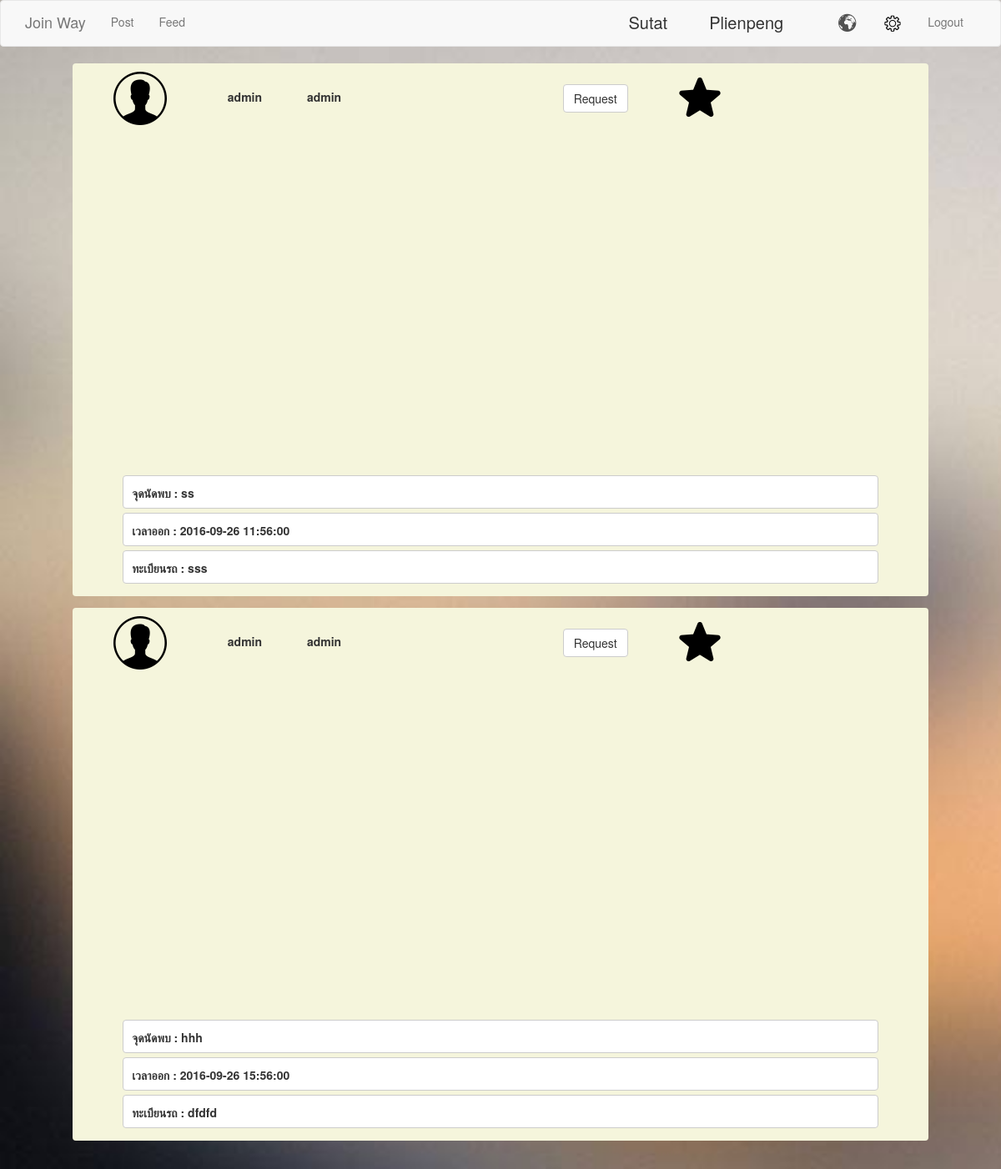
The page /source/phpListViewPage.php (signed in) on the database its author committed.
### tables this page shows
CREATE TABLE `user` (
  `user_id` varchar(10) NOT NULL,
  `username` varchar(15) NOT NULL,
  `password` varchar(15) NOT NULL,
  `firstname` varchar(200) NOT NULL,
  `lastname` varchar(200) NOT NULL,
  `image` text NOT NULL
);

CREATE TABLE `map` (
  `map_id` int(11) NOT NULL,
  `meeting_point` text,
  `license_plate` varchar(10) DEFAULT NULL,
  `map_datetime` datetime DEFAULT NULL,
  `start_lat` varchar(200) DEFAULT NULL,
  `start_lng` varchar(200) DEFAULT NULL,
  `end_lat` varchar(200) DEFAULT NULL,
  `end_lng` varchar(200) DEFAULT NULL,
  `start` text,
  `end` text,
  `type` varchar(10) DEFAULT NULL,
  `user_id` varchar(10) DEFAULT NULL
);

### source/phpListViewPage.php (the view, shortened to what this page needs)
<html>
<head>
	<link rel="stylesheet" type="text/css" href="css/bootstrap.css">
<?
    $sqlVal = $_SESSION['login_true_admin'];
    $result = mysql_query("select * from user where username='$sqlVal'");
    $row = mysql_fetch_array($result);
?>
</head>
<body>
	<nav class="navbar navbar-default">
		  <div class="container">
		    <div class="navbar-header">
		      <a class="navbar-brand" href="phpStickyPage.php">Join Way</a>
		    </div>
		    <div class="collapse navbar-collapse" id="bs-example-navbar-collapse-1">
		      <ul class="nav navbar-nav">
		        <li><a href="phpStickyPage.php">Post<span class="sr-only">(current)</span></a></li>
		        <li><a href="phpViewPage.php">Feed<span class="icon-bar"></span></a></li>
		      </ul>
		      <ul class="nav navbar-nav navbar-right">
		      	<li id="sdf"> <?=$row["firstname"]; ?> </li>
		      	<li id="sdf"> <?=$row["lastname"];?> </li>
		        <li><a href="phpSelectPage.php" onclick="alarm();"><img id="" src="image/globe-01.png"></a></li>
			    <li><a href=""><img id="" src="image/setting.png"></a></li>
			    <li><a href="phpLogout.php">Logout</a></li>
		      </ul>
		    </div>
		  </div>
		</nav>
<?
	$sql = mysql_query("select * from map, user where map.user_id=user.user_id");
	while($bbb = mysql_fetch_array($sql)){
?>
		<div class="container" align="center">
			<form name="formListView" method="post" action="">
				<div class="paneshow">
					<div class="row">
						<div class="col-md-2">
							<img src="image/male.png">
						</div>
						<div class="col-md-2">
							<label id=""><?=$bbb['firstname']?></label>
							<label id="nnn"><?=$bbb['lastname']?></label>
						</div>
						<div class="col-md-8">
							<button class="btn btn-default" id="">Request</button>
							<a href="phpDetailComment.php"><img class="" id="yoo" src="image/star.png"></a>
						</div>
					</div>
					<div class="row">
						<div class="" id="map"></div>
					</div>
					<div class="showdetail">
						<label id="mmm">จุดนัดพบ : <?=$bbb['meeting_point']?></label>
						<label id="mmm"> เวลาออก : <?=$bbb['map_datetime']?></label>
						<label id="mmm">ทะเบียนรถ : <?=$bbb['license_plate']?></label>
					</div>
				</div>
			</form>
		</div>
<?}?>
<br>
</body>
</html>

### source/phpListViewPage.php (style rules this page uses)
.paneshow { padding: 10px; width: 90%; height: auto; border-radius: 4px; background-color: #F5F5DC; }
.showdetail { margin-top: 20px; }
#nnn { padding-top: 20px; padding-left: 50px; }
#mmm { border-radius: 4px; border: 1px solid #ccc; width: 90%; height: 40px; margin-bottom: 5px; padding: 10px; background-color: white; text-align: left; }
#sdf { padding-top: 12px; padding-right: 50px; font-size: 20px; }
#map { width: 80%; height: 50%; }
#yoo { padding-left: 50px; }

### rows shown on the page
user: firstname "Sutat", lastname "Plienpeng"
map: user.firstname "admin", user.lastname "admin", meeting_point "ss", map_datetime "2016-09-26 11:56:00", license_plate "sss"
map: user.firstname "admin", user.lastname "admin", meeting_point "hhh", map_datetime "2016-09-26 15:56:00", license_plate "dfdfd"
